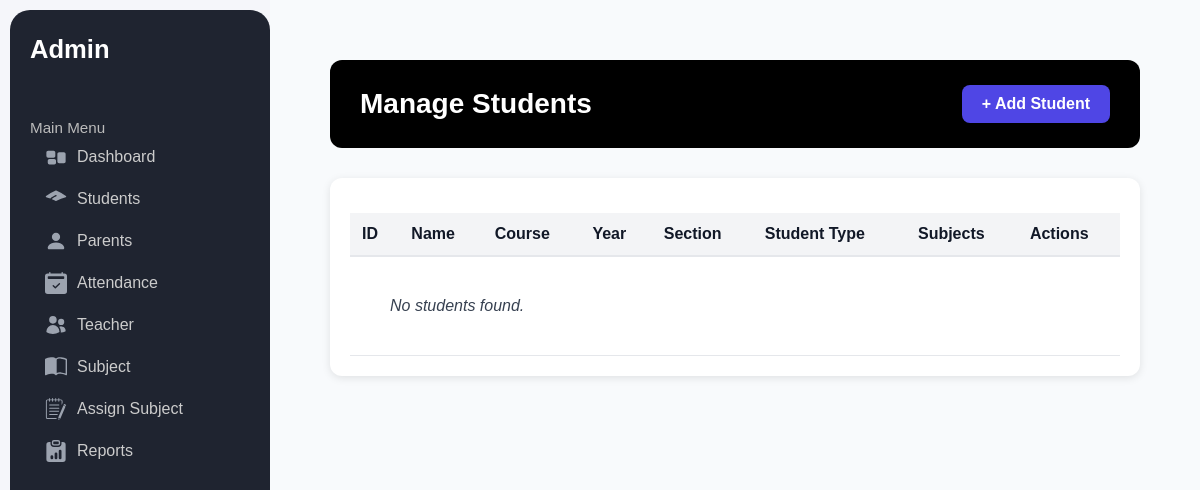
/accounts/student/, run on an earlier commit of the app's database.
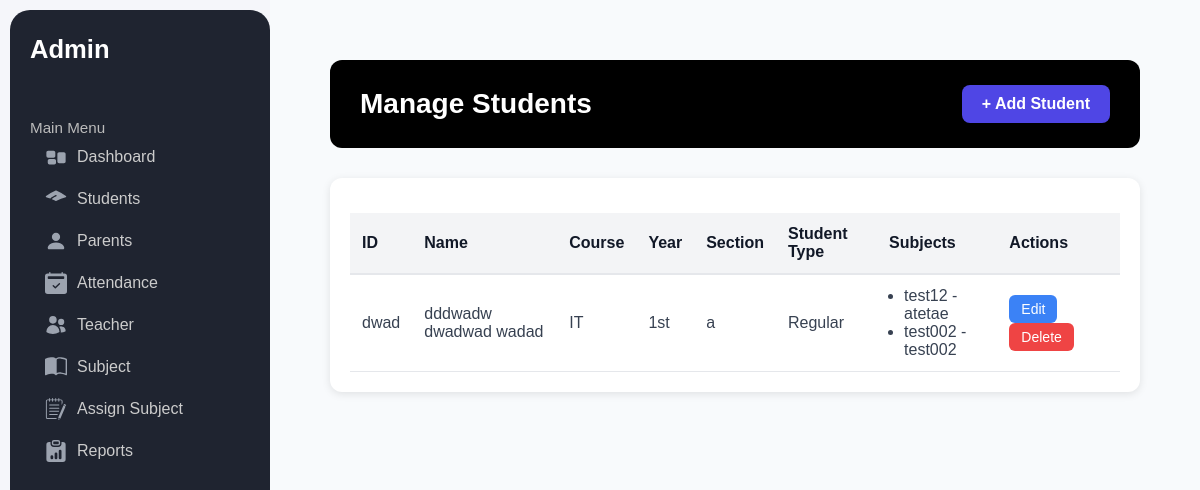
And on a later commit of the database.
### accounts/models.py (models this page shows, shortened)
class StudentProfile(models.Model):
    user = models.OneToOneField(CustomUser, on_delete=models.CASCADE, limit_choices_to={'role': 'student'})
    student_ID = models.CharField(primary_key=True, max_length=10)
    first_name = models.CharField(max_length=50)
    middle_name = models.CharField(max_length=50, blank=True, null=True)
    last_name = models.CharField(max_length=50)
    course = models.ForeignKey("academics.Course", on_delete=models.SET_NULL, null=True)
    parents = models.ManyToManyField(ParentProfile, related_name='students', blank=True)
    year = models.CharField(max_length=10, choices=YEAR_LEVEL_CHOICES)
    section = models.CharField(max_length=5, choices=SECTION_CHOICES)
    is_regular = models.CharField(max_length=10, choices=STUDENT_STATUS_CHOICES)
    subjects = models.ManyToManyField("academics.Subject", related_name='students', blank=True)

### academics/models.py (models this page shows, shortened)
class Course(models.Model):
    name = models.CharField(max_length=255)
    description = models.CharField(max_length=255)

class Subject(models.Model):
    course = models.ForeignKey(Course, on_delete=models.SET_NULL, null=True)
    subject_code = models.CharField(max_length=20)
    name = models.CharField(max_length=255)
    semester_number = models.CharField(max_length=3, choices=[('1st','1st Semester'),('2nd','2nd Semester')])
    class Meta:
        unique_together = ('subject_code','semester_number')

### accounts/views.py (the view)
# urls.py: path('student/',views.manage_student,name='manage_student'),
def manage_student(request):
    students = StudentProfile.objects.select_related('course').prefetch_related('subjects').all()
    return render(request, 'dashboard/managestudents.html', {'students': students})

### dashboard/templates/dashboard/managestudents.html (shortened to what this page needs)
{% extends 'base.html' %}
{% load static %}
{% block content %}
<div class="dashboard-container">
  <div class="dashboard-header">
    <h2>Manage Students</h2>
    <a href="{% url 'accounts:add_student' %}" class="add-student-btn">+ Add Student</a>
  </div>
  <div class="attendance-box">
    <table class="recent-table">
      <thead>
        <tr>
          <th>ID</th>
          <th>Name</th>
          <th>Course</th>
          <th>Year</th>
          <th>Section</th>
          <th>Student Type</th>
          <th>Subjects</th>
          <th>Actions</th>
        </tr>
      </thead>
      <tbody>
        {% for student in students %}
        <tr>
          <td>{{ student.student_ID }}</td>
          <td>{{ student.first_name }} {{ student.middle_name }} {{ student.last_name }}</td>
          <td>{{ student.course.name|default:"N/A" }}</td>
          <td>{{ student.year }}</td>
          <td>{{ student.section }}</td>
          <td>
            {% if student.is_regular == 'reg' %}
              Regular
            {% elif student.is_regular == 'irreg' %}
              Irregular
            {% else %}
              {{ student.is_regular }}
            {% endif %}
          </td>
          <td>
            {% with student.subjects.all as subjects %}
              {% if subjects %}
                <ul style="margin:0; padding-left: 15px;">
                  {% for subject in subjects %}
                    <li>{{ subject.subject_code }} - {{ subject.name }}</li>
                  {% endfor %}
                </ul>
              {% else %}
                <span style="color: #9ca3af;">No subjects</span>
              {% endif %}
            {% endwith %}
          </td>
          <td>
            <a href="javascript:void(0);"
   onclick="window.location.href='{% url 'accounts:edit_student' student.student_ID %}'; event.stopPropagation();"
   class="edit-btn">Edit</a>
            <a href="javascript:void(0);"
   class="delete-btn"
   onclick="if(confirm('Are you sure you want to delete {{ student.first_name }} {{ student.last_name }}?')) { window.location.href='{% url 'accounts:delete_student' student.student_ID %}'; }">
   Delete
</a>
          </td>
        </tr>
        {% empty %}
        <tr>
          <td colspan="8" class="empty-row">No students found.</td>
        </tr>
        {% endfor %}
      </tbody>
    </table>
  </div>
</div>
{% endblock %}

What changed in the data, as far as the page shows it:
added StudentProfile: student_ID "dwad", first_name "dddwadw", middle_name "dwadwad", last_name "wadad", course.name "IT", year "1st", section "a", is_regular "Regular"
now on this page (row unchanged): Subject: subject_code "test12", name "atetae"
now on this page (row unchanged): Subject: subject_code "test002", name "test002"
Also different on the page:
text no longer shown: "No students found."
